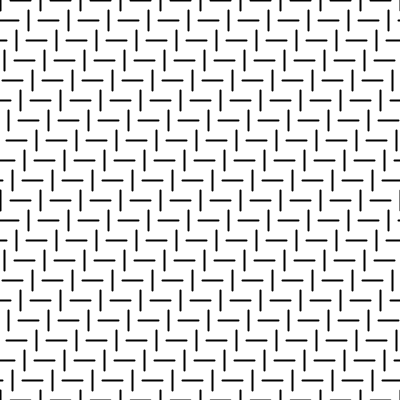
Frame 1 (no input)
Frame 60 (the mouse pressed at the canvas centre just before this capture): identical to frame 1, image omitted
Frame 120 (the mouse held since frame 60 and released just before this capture): identical to frame 1, image omitted

The Processing sketch that drew this single still picture (run headless with seeded random() and noise(); from frame 60 on, the mouse is pressed at the canvas centre):

// Processing sketch: grillaLineasDesplazada
// ── grillaLineasDesplazada.pde
int tamCelda = 20;
int columnas = 35;
int filas = 35;
void setup() {
  size(400, 400);
  strokeWeight(2);
}

void draw() {
  background(255);
  for (int i = 0; i < columnas; i++) {
    for (int j = 0; j < filas; j++) {


      if (i % 2 == 0) {
        line(i * tamCelda - j * 12, j * tamCelda-10, i * tamCelda - j * 12, j * tamCelda+10);
      } else {
        line(i * tamCelda - j * 12-10, j * tamCelda, i * tamCelda - j * 12+10, j * tamCelda);
      }
    }
  }
}
